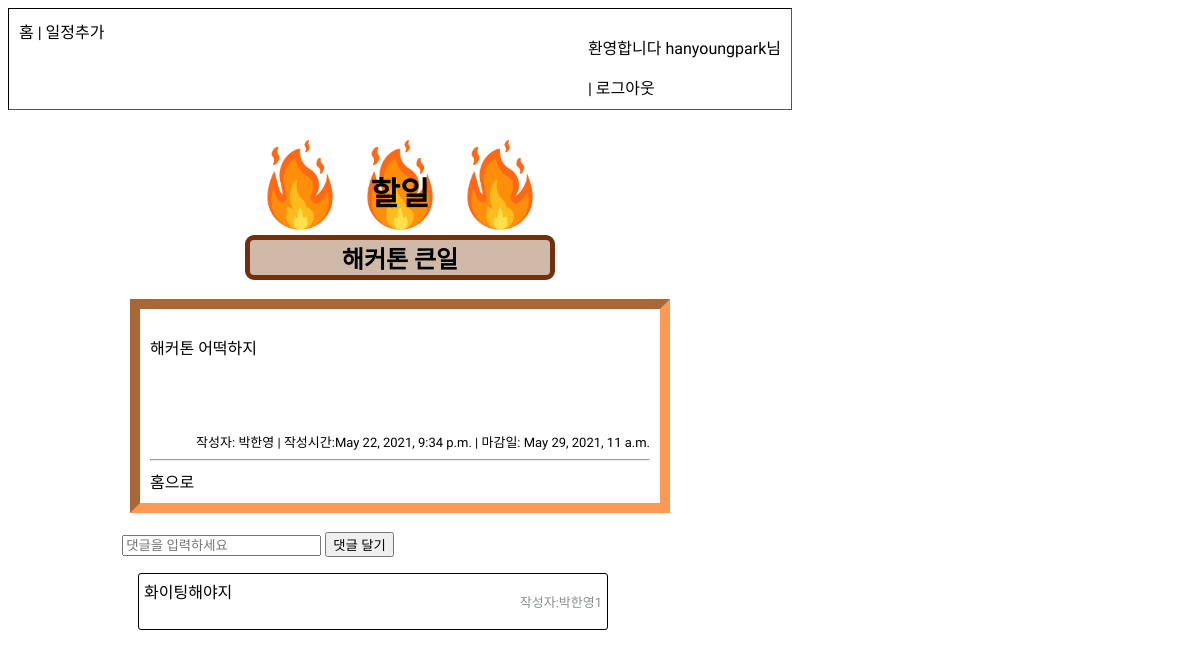
/detail/9 (signed in), run on the app's committed database.
### todoapp/models.py (models this page shows, shortened)
class Todo(models.Model):
    title = models.CharField(max_length=20)
    content = models.TextField()
    date = models.DateTimeField()
    written_time = models.DateTimeField(auto_now_add=True)
    author = models.ForeignKey(User, on_delete=models.CASCADE, related_name='posts', default=None)

class Comment(models.Model):
    todo = models.ForeignKey(Todo, on_delete=models.CASCADE, related_name='comments')
    content = models.TextField()
    author = models.ForeignKey(User, on_delete=models.CASCADE, related_name='comments', default=None)

### todoapp/views.py (the view, shortened to what this page needs)
# urls.py: path('detail/<int:todo_pk>', views.detail, name='detail'),
@login_required(login_url='/registration/login')
def detail(request, todo_pk):
    todo = Todo.objects.get(pk=todo_pk)
    return render(request, 'detail.html', {'todo': todo})

### todoapp/templates/detail.html (shortened to what this page needs)
{% extends 'base.html' %}
{% block css %}
{% load static %}
<link rel="stylesheet" href="{% static 'detail.css' %}">
{% endblock %}
{% block title %}
할일
{% endblock %}
{% block content %}
<div class="center">
    <h2 class="center jangjak">{{ todo.title }}</h2>
</div>
<br>
<div class="center">
    <div class="detail_body">
        <p>{{ todo.content }}</p>
        <br>
        <br>
        <br>
        <div class="due">작성자: {{ todo.author.username }} | 작성시간:{{ todo.written_time }} | 마감일: {{ todo.date }}
        </div>
        <hr>
        <div>
            <a href="{% url 'home' %}" class="button">홈으로</a>
        </div>
    </div>
</div>
<br>
<div class="center left">
    <div>
        <form action="" method="POST">
            <input type='text' id='content' name='content' placeholder='댓글을 입력하세요'>
            <button type="submit">댓글 달기</button>
        </form>
    </div>
</div>
<div class="left1">
    <div style="margin-left: 130px;">
        {% for comment in todo.comments.all %}
        <ul style="list-style: none;">
            <div class="flex">
                <li>{{ comment.content }}</li>
                <div style="display: flex; align-items: center;">
                    <p style="font-size: small; color: rgb(139, 143, 143);">작성자:{{ comment.author }}</p>
                </div>
            </div>
        </ul>
        {% endfor %}
    </div>
</div>
{% endblock %}

### todoapp/templates/base.html (shortened to what this page needs)
<!DOCTYPE html>
<html lang="en">
<head>
    {% load static %}
    {% load socialaccount %}
    <link rel="stylesheet" type="text/css" href="{% static 'base.css' %}">
    {% block css %}
    {% endblock %}
</head>
<body>
    <div class="nav">
        <div class="front">
            <a href="{% url 'home' %}">홈</a>
            {% if user.is_authenticated %}
            |&nbsp;<a href="{% url 'new' %}">일정추가</a>
            {% endif %}
        </div>
        <div class="back">
            {% if user.is_authenticated %}
            <p>환영합니다 <a href="{% url 'mypage' user.pk %}">{{ user.username }}님</a></p>|
            <a href="{% url 'logout' %}">로그아웃</a>
            {% else %}
            <a href="{% provider_login_url 'kakao' %}">카카오 로그인</a>&nbsp;|
            <a href="{% url 'login' %}">로그인</a>&nbsp;|
            <a href="{% url 'signup' %}">회원가입</a>
            {% endif %}
        </div>
    </div>
    <div class="center">
        <div class="main_title">
            <h1>
                {% block title %}
                {% endblock %}
            </h1>
        </div>
    </div>
    {% block content %}
    {% endblock content %}
</body>
</html>

### todoapp/static/base.css (style rules this page uses)
* { font-family: 'Nanum Myeongjo', serif; text-decoration-line: none; color:black; max-width: 800px; }
.nav { display: flex; justify-content: space-between; border: 1px inset black; padding: 10px; margin-bottom: 25px; }
.main_title { width : 300px; height : 100px; background-image: url('image/fire.jpeg'); background-size: 100px; background-repeat:repeat; display: flex; justify-content: center; align-items: flex-end; color:rgb(247, 247, 247); }
.center { display: flex; justify-content: center; }

### todoapp/static/detail.css (style rules this page uses)
.jangjak { background-color: rgb(207, 186, 169); border: 5px solid rgb(114, 48, 12); border-radius: 9px; font-weight: bold; width: 300px; margin: 0px; }
ul { padding-inline-start: 0mm; }
.detail_body { border: 10px inset #fd9952; width: 500px; padding: 10px; }
.due { font-size: small; display: flex; justify-content: flex-end; }
.left { width: 500px; }
.left1 { width: 600px; }
.flex { display: flex; justify-content: space-between; border: 1px solid black; border-radius: 3px; padding: 5px; }

### data on the page
Todo: title "해커톤 큰일", content "해커톤 어떡하지", author.username "박한영", written_time "May 22, 2021, 9:34 p.m.", date "May 29, 2021, 11 a.m."
Comment: content "화이팅해야지", author "박한영1"

### other printed values
{{ user.username }} "hanyoungpark"
